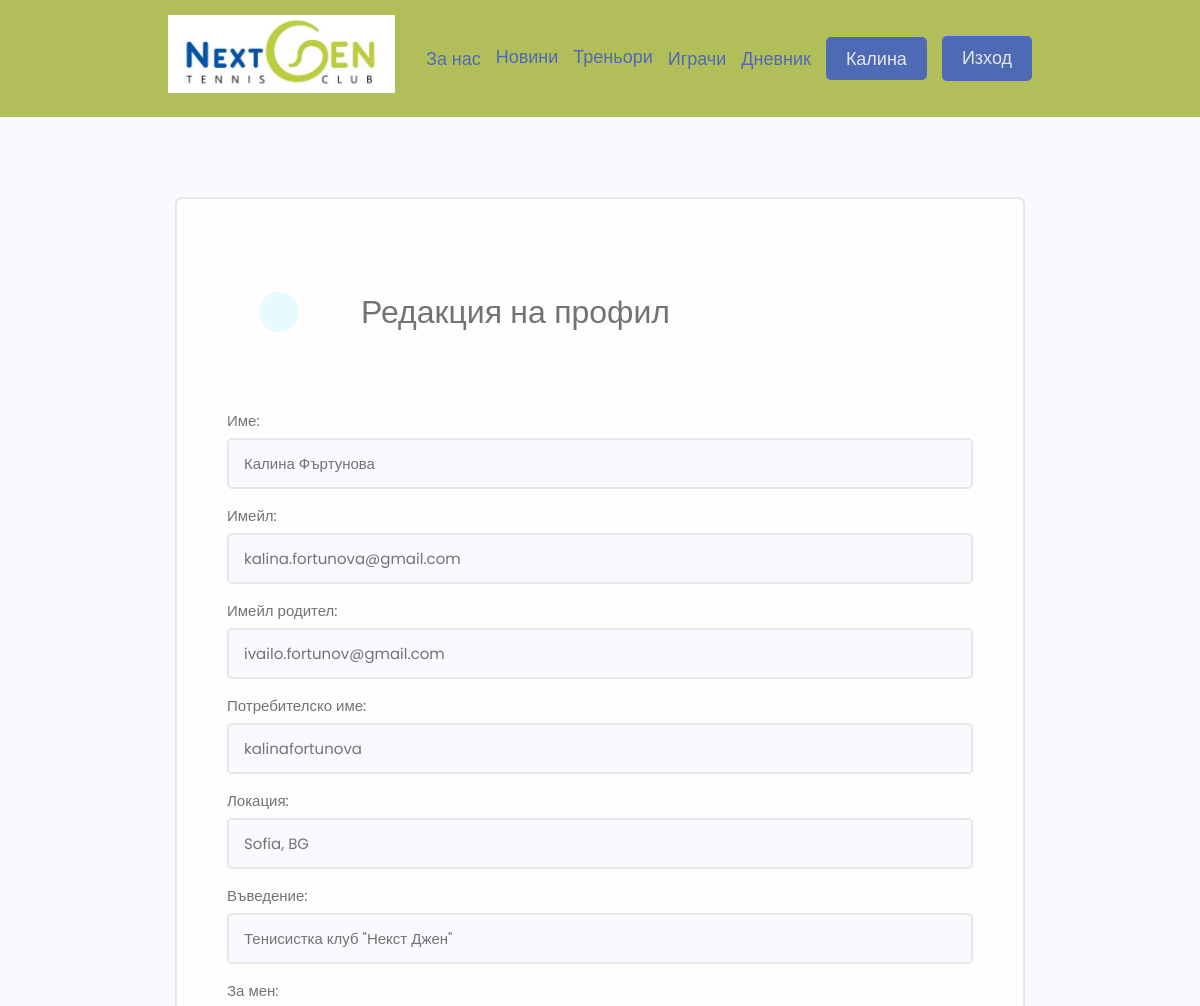
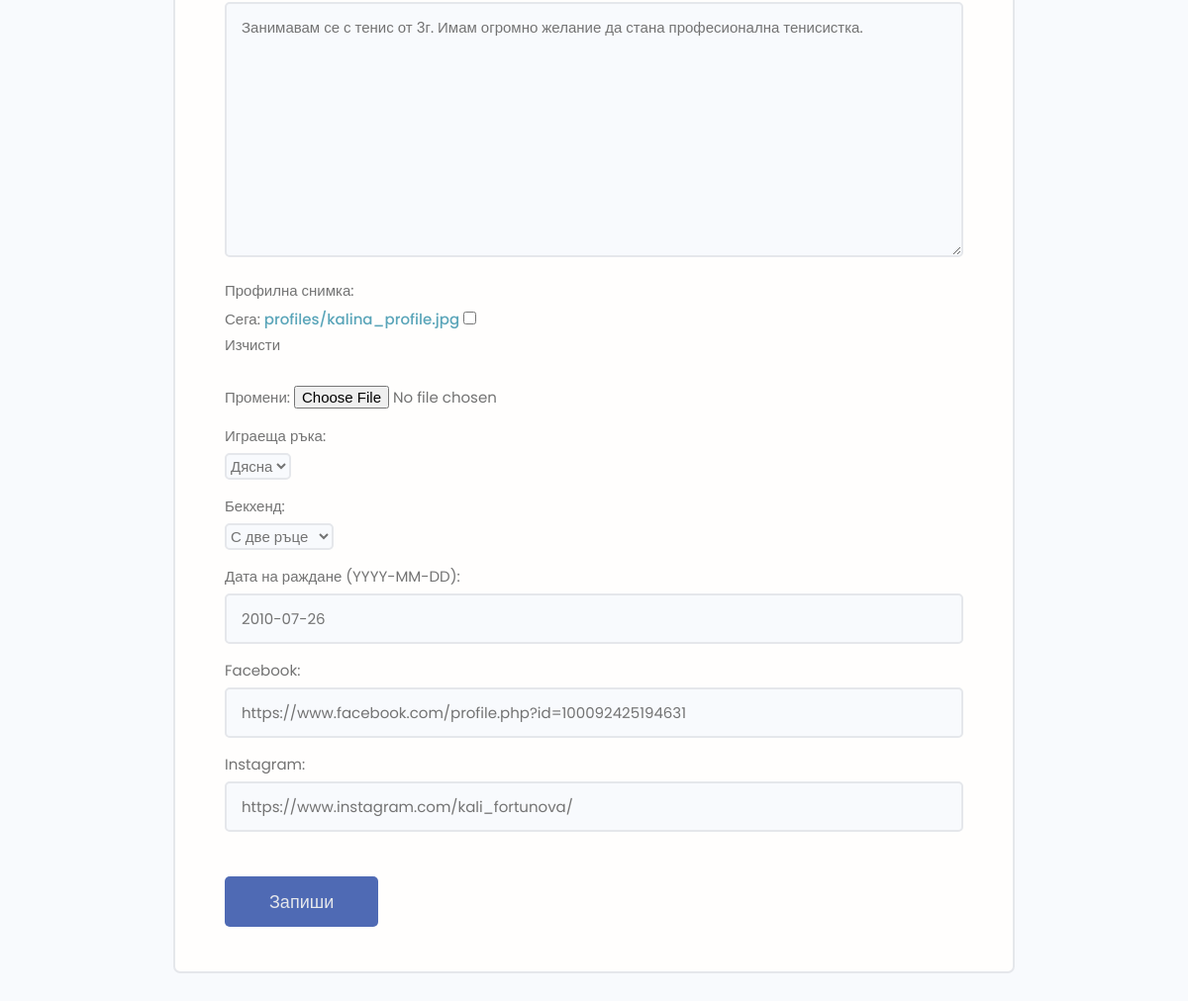
The app's page /profiles/edit-account/ (signed in) with its own data (2 pictures, top to bottom).
### users/models.py (models this page shows, shortened)
class Profile(models.Model):
    HAND_CHOICES=(('L', 'Лява'),('R', 'Дясна'))
    BACKHAND_CHOICES=(('S', 'С една ръка'), ('D', 'С две ръце'))
    user = models.OneToOneField(User, on_delete=models.CASCADE, null=True, blank= True)
    name = models.CharField(max_length=200, null=True, blank= True)
    email = models.EmailField(max_length=500, null=True, blank= True)
    linked_email = models.EmailField(max_length=500, null=True, blank= True)
    username = models.CharField(max_length=200, null=True, blank= True)
    location = models.CharField(max_length=200, null=True, blank= True)
    intro = models.CharField(max_length=200, null=True, blank= True)
    bio = models.TextField(null=True, blank= True)
    profile_image = models.ImageField(null=True, blank= True, upload_to='profiles', default="profiles/user-default.png")
    date_of_birth = models.DateField(null=True, blank= True)
    is_coach = models.BooleanField(default=False)
    hand = models.CharField(max_length=10, choices = HAND_CHOICES, default = "R")
    backhand = models.CharField(max_length=10, choices = BACKHAND_CHOICES, default = "D")
    social_facebook = models.CharField(max_length=200, null=True, blank= True)
    social_instagram = models.CharField(max_length=200, null=True, blank= True)
    created = models.DateTimeField(auto_now_add=True)
    id = models.UUIDField(primary_key=True, default=uuid.uuid4, unique=True, editable=False)
    class Meta:
        ordering = ['name']

### users/views.py (the view, shortened to what this page needs)
# urls.py: path('edit-account/', views.editAccount, name='edit-account'),
@login_required(login_url='login')
def editAccount(request):
    profile = request.user.profile
    old_image = profile.profile_image.path
    form = ProfileForm(instance=profile)
    context={'form':form}
    return render(request, 'users/profile_form.html',context)

### users/forms.py
class ProfileForm(ModelForm):
    class Meta:
        model = Profile
        fields = ['name', 'email', 'linked_email', 'username', 'location', 'intro', 'bio', 'profile_image', 'hand', 'backhand', 'date_of_birth',
                   'social_facebook', 'social_instagram' ]
        labels = {
            'name':'Име',
            'email':'Имейл',
            'linked_email':'Имейл родител',
            'username':'Потребителско име',
            'location':'Локация',
            'intro':'Въведение',
            'bio':'За мен',
            'profile_image':'Профилна снимка',
            'hand':'Играеща ръка',
            'backhand':'Бекхенд',
            'date_of_birth':'Дата на раждане (YYYY-MM-DD)',
            'social_facebook':'Facebook',
            'social_instagram':'Instagram'}
    def __init__(self, *args, **kwargs):
        super(ProfileForm, self).__init__( *args, **kwargs)
        for name, field in self.fields.items():
            field.widget.attrs.update({'class':'input'})

### users/templates/users/profile_form.html (shortened to what this page needs)
{% extends 'main.html' %}
{% block content %}
<main class="formPage my-xl">
    <div class="content-box">
        <div class="formWrapper">
            <table class="settings__table">
                <tr>
                  <td class="settings__thumbnail">
                    <a class="backButton" href="{%url 'account'%}"></a>
                  </td>
                  <td class="settings__tableInfo">
                    <h3>Редакция на профил</h3>
                  </td>
                </tr>
              </table>
            <form method="POST" action="{%url 'edit-account'%}" enctype="multipart/form-data">
                {% for field in form %}
                <div class="form__field">
                    <label for="formInput#text">{{field.label}}: </label>
                    {{field}}
                </div>
                {% endfor %}
                <input class="btn btn--sub btn--lg  my-md" type="submit" value="Запиши" />
            </form>
        </div>
    </div>
</main>
{% endblock content%}

### templates/navbar.html (shortened to what this page needs)
{% load static %}
<header class="header">
    <div class="container container--narrow">
      <a href="{% url 'news' %}" class="header__logo">
        <img src="{% static 'images/logo.jpg' %}" alt="NextGen Logo" />
      </a>
      <nav class="header__nav">
        <ul class="header__menu">
          <div class="dropdown">
            <button onclick="show_hide_about()" class="menu__button_transparent">За нас</button>
          </div>
          <li class="header__menuItem"><a href="{% url 'news' %}">Новини</a></li>
          <li class="header__menuItem"><a href="{% url 'coaches' %}">Треньори</a></li>
          <div class="dropdown">
            <button onclick="show_hide_players()" class="menu__button_transparent">Играчи</button>
          </div>
          {% if request.user.is_authenticated %}
          <div class="dropdown">
            <button onclick="show_hide_marks()" class="menu__button_transparent">Дневник</button>
          </div>
          <div class="dropdown">
            <button onclick="show_hide_profile()" class="btn menu__button btn--md">{{request.user.first_name}}</button>
          </div>
          <li class="header__menuItem"><a href="{% url 'logout' %}" class="btn btn--sub btn--md">Изход</a></li>
          {% else %}
          <li class="header__menuItem"><a href="{% url 'login' %}" class="btn btn--sub btn--md">Вход</a></li>
          {% endif %}
        </ul>
      </nav>
    </div>
  </header>

### static/styles/app.css (style rules this page uses)
:root { --color-sub: #b2be59; --color-menu: rgb(79, 106, 180); --color-message: rgb(66, 66, 66); }
.btn--sub { background-color: var(--color-menu); color: var(--color-light) !important; }
img { width: 100%; }
.content-box { width: 95%; max-width: 85rem; margin: 0 auto; }
.header { position: sticky; z-index: 111; background-color: var(--color-sub); padding: 1.5rem 0; }
.header > .container { display: flex; justify-content: space-between; align-items: center; }
.header__logo > img { height: 7.8rem; }
.header__nav > ul { display: inline-flex; align-items: center; list-style: none; gap: 1.5rem; }
.header__menuItem > a { color: var(--color-menu); font-size: large; font-weight: 400; }
.dropdown { position: relative; display: inline-block; }
.menu__button { background-color: var(--color-menu); color: var(--color-light)!important; font-size: large; font-weight: 400; border: none; }
.menu__button_transparent { background-color: transparent; color: var(--color-menu)!important; font-size: large; font-weight: 400; border: none; cursor: pointer; }
.settings__table { margin-top: 3rem; margin-bottom: 5rem; padding: 0 3rem; background: var(--color-white); }
.settings__table tr { width: 100%; }
.settings__table tr > td { padding: 2rem 0; }
.settings__thumbnail { width: 23%; min-width: 10rem; }
.settings__tableInfo { width: 100%; }
.backButton { background: var(--color-main-light); color: var(--color-main); width: 4rem; height: 4rem; display: flex; align-items: center; justify-content: center; border-radius: 50%; }
.formPage .formWrapper { list-style: none; background: var(--color-white); padding: 3.5rem 5rem; border: 2px solid var(--color-light); border-radius: 0.7rem; }

### static/slider/slider.css (style rules this page uses)
* { box-sizing:border-box }

### static/uikit/styles/modules/_variables.css (style rules this page uses)
:root { --color-main: #5aa5b9; --color-main-light: #e6faff; --color-sub: #3f4156; --color-sub-light: #51546e; --color-sub-lighter: #ededfd; --color-text: #737373; --color-gray: #8b8b8b; --color-light: #e5e7eb; --color-light-gray: #767676; --color-bg: #f8fafd; --color-white: #fffefd; --color-white-light: #f3f3f3; --color-success: #359e64; --color-success-bg: #def8e8; --color-error: #fc4b0b; --color-error-bg: #fff2ee; --font-base: 'Poppins', arial, helvetica, 'Segoe UI', roboto, ubuntu, sans-serif; --font-monospace: 'Fira Code', 'Courier New', courier, monospace; --font-regular: 300; --font-medium: 500; --font-bold: 700; --generic-shadow: 1px 1px 5px #00000010; --generic-transition: all 0.3s ease-in-out; }

### static/uikit/styles/modules/_base.css (style rules this page uses)
* { margin: 0; padding: 0; box-sizing: border-box; text-rendering: optimizeLegibility; color: inherit; font-size: inherit; }
html { font-size: 50%; }
@media only screen and (min-width: 480px) { html { font-size: 56.25%; } }
@media only screen and (min-width: 1200px) { html { font-size: 62.5%; } }
body { line-height: 1.6; font-weight: 400; font-size: 1.5rem; color: var(--color-text); background-color: var(--color-bg); min-height: 100vh; }

### static/uikit/styles/modules/_typography.css (style rules this page uses)
* { font-family: var(--font-base); }
h3 { font-size: 3.2rem; font-weight: var(--font-medium); }
a { padding-bottom: 2px; text-decoration: none; display: inline-block; color: var(--color-main); font-weight: var(--font-medium); }

### static/uikit/styles/modules/_utilities.css (style rules this page uses)
.container { width: 92%; max-width: 165rem; margin: 0 auto; box-sizing: border-box; }
.container--narrow { width: 92%; max-width: 120rem; }
@media screen and (min-width: 1000px) { .container { width: 90%; } }
@media screen and (min-width: 1000px) { .container--narrow { width: 85%; } }
@media screen and (min-width: 1200px) { .container { width: 80%; } }
@media screen and (min-width: 1200px) { .container--narrow { width: 72%; } }
.my-md { margin: 3rem auto; }
.my-xl { margin: 8rem auto; }

### static/uikit/styles/modules/_button.css (style rules this page uses)
.btn { display: inline-block; position: relative; cursor: pointer; background-color: var(--color-light); font-weight: var(--font-medium); color: var(--color-sub); text-decoration: none; padding: 1rem 2rem; border-radius: 0.5rem; border: none; width: -webkit-fit-content; width: -moz-fit-content; width: fit-content; height: -webkit-fit-content; height: -moz-fit-content; height: fit-content; font-size: 1.6rem; outline-width: 0; outline-color: transparent; -webkit-backface-visibility: hidden; backface-visibility: hidden; transition: all 0.3s ease-in-out; }
.btn--sub { background-color: var(--color-sub); color: var(--color-white); }
.btn--md { font-size: 1.5rem; padding: 0.8rem 2rem; }
.btn--lg { font-size: 1.8rem; padding: 1.2rem 4.5rem; margin-bottom: 1rem; }

### records on screen
Profile: form "Калина Фъртунова" "kalina.fortunova@gmail.com" "ivailo.fortunov@gmail.com" "kalinafortunova" "Sofia, BG" "Тенисистка клуб \"Некст Джен\"" "Занимавам се с тенис от 3г. Имам огромно желание да стана професионална тенисистка." "Дясна" "С две ръце" "2010-07-26" "https://www.facebook.com/profile.php?id=100092425194631" "https://www.instagram.com/kali_fortunova/"

### other values on screen
{{ request.user.first_name }} "Калина"
{{ field.label }} "Име" "Имейл" "Имейл родител" "Потребителско име" "Локация" "Въведение" "За мен" "Профилна снимка" "Играеща ръка" "Бекхенд" "Дата на раждане (YYYY-MM-DD)" "Facebook" "Instagram"
